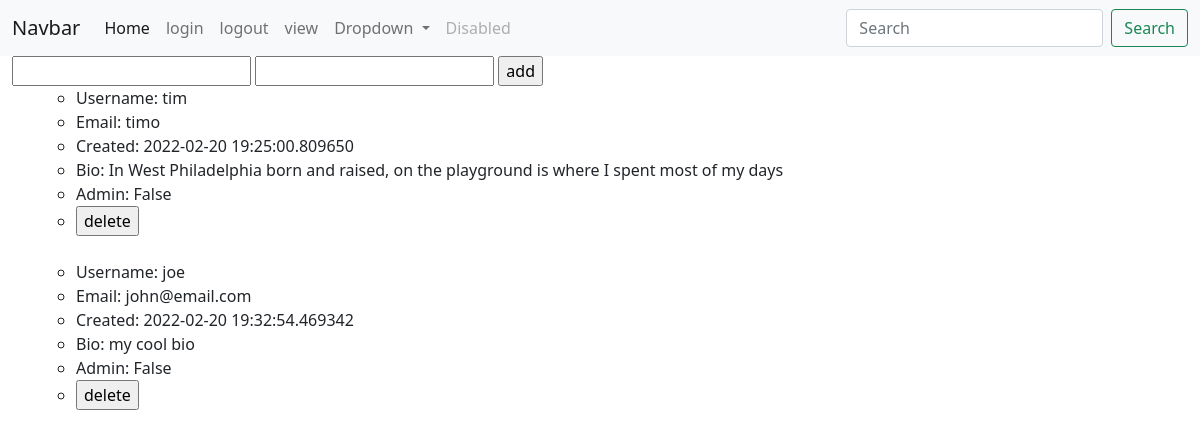
Before: / with the older database file.
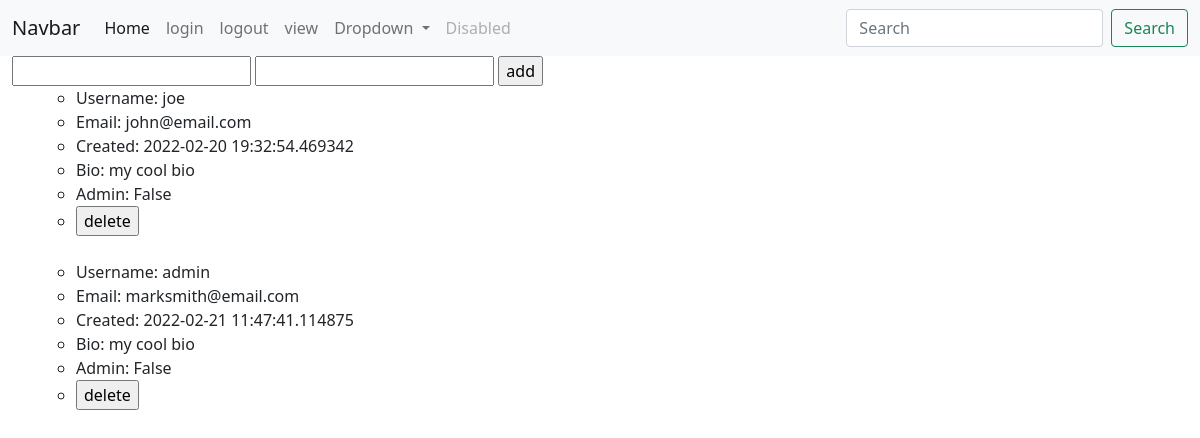
After: the same page with the newer database file.
### core/models.py (models this page shows, shortened)
class User(db.Model):
    __tablename__ = 'users'
    id = db.Column(db.Integer, primary_key=True)
    username = db.Column(db.String(64), index=False, unique=True, nullable=False)
    email = db.Column(db.String(80), index=True, unique=True, nullable=False)
    created = db.Column(db.DateTime, index=False, unique=False, nullable=False)
    bio = db.Column(db.Text, index=False, unique=False, nullable=True)
    admin = db.Column(db.Boolean, index=False, unique=False, nullable=False)

### core/routes.py (the view, shortened to what this page needs)
@app.route("/", methods=["GET", "POST"])
def user_records():
    return render_template("users.html", users=User.query.all(), title="Show Users")

### core/templates/users.html (shortened to what this page needs)
{% extends "base.html" %}
{% block content %}
<form action="#" method="POST">
  <input name="user" type="text">
  <input name="email" type="email">
  <input value="add" type="submit" name="action"/>
<br>
  <ol>
  {% for user in users %}
      <ul id="user.username">
          <li>Username: {{ user.username }}</li>
          <li>Email: {{ user.email }}</li>
          <li>Created: {{ user.created }}</li>
          <li>Bio: {{ user.bio }}</li>
          <li>Admin: {{ user.admin }}</li>
          <li>
            <input name="action" value="delete" type="submit"/>
          </li>
      </ul>
    <br>
  {% endfor %}
  </ol>
</form>
{% endblock %}

### core/templates/base.html (shortened to what this page needs)
<!doctype html>
<html lang="en">
  <head>
    <link href="https://cdn.jsdelivr.net/npm/bootstrap@5.1.3/dist/css/bootstrap.min.css" rel="stylesheet">
  </head>
  <body>
    <nav class="navbar navbar-expand-lg navbar-light bg-light">
      <div class="container-fluid">
        <a class="navbar-brand" href="#">Navbar</a>
        <div class="collapse navbar-collapse" id="navbarSupportedContent">
          <ul class="navbar-nav me-auto mb-2 mb-lg-0">
            <li class="nav-item">
              <a class="nav-link active" aria-current="page" href="#">Home</a>
            </li>
            <li class="nav-item">
              <a class="nav-link" href="/login">login</a>
            </li>
            <li class="nav-item">
              <a class="nav-link" href="/logout">logout</a>
            </li>
            <li class="nav-item">
              <a class="nav-link" href="/view">view</a>
            </li>
            <li class="nav-item dropdown">
              <a class="nav-link dropdown-toggle" href="#" id="navbarDropdown" role="button" data-bs-toggle="dropdown" aria-expanded="false">
                Dropdown
              </a>
            </li>
            <li class="nav-item">
              <a class="nav-link disabled">Disabled</a>
            </li>
          </ul>
          <form class="d-flex">
            <input class="form-control me-2" type="search" placeholder="Search" aria-label="Search">
            <button class="btn btn-outline-success" type="submit">Search</button>
          </form>
        </div>
      </div>
    </nav>
    <div class="container-fluid">
      {% block content %}
      {% endblock %}
    </div>
  </body>
</html>

Changed rows visible on the page:
removed User: username "tim", email "timo", created "2022-02-20 19:25:00.809650", bio "In West Philadelphia born and raised, on the playground is where I spent most of my days", admin "False"
added User: username "admin", email "marksmith@email.com", created "2022-02-21 11:47:41.114875", bio "my cool bio", admin "False"
